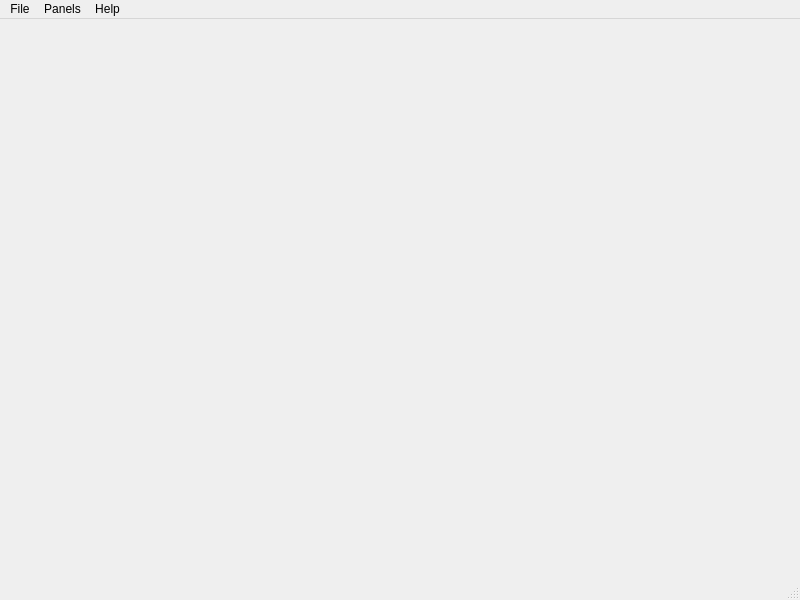
<?xml version="1.0" encoding="UTF-8"?>
<ui version="4.0">
 <class>MainWindow</class>
 <widget class="QMainWindow" name="MainWindow">
  <property name="geometry">
   <rect>
    <x>0</x>
    <y>0</y>
    <width>800</width>
    <height>600</height>
   </rect>
  </property>
  <property name="windowTitle">
   <string>gitManager</string>
  </property>
  <widget class="QWidget" name="centralwidget"/>
  <widget class="QMenuBar" name="menubar">
   <property name="geometry">
    <rect>
     <x>0</x>
     <y>0</y>
     <width>800</width>
     <height>21</height>
    </rect>
   </property>
   <widget class="QMenu" name="menuFile">
    <property name="title">
     <string>File</string>
    </property>
    <addaction name="actionQuit"/>
   </widget>
   <widget class="QMenu" name="menuHelp">
    <property name="title">
     <string>Help</string>
    </property>
    <addaction name="actionAbout"/>
   </widget>
   <widget class="QMenu" name="menuPanels">
    <property name="title">
     <string>Panels</string>
    </property>
   </widget>
   <addaction name="menuFile"/>
   <addaction name="menuPanels"/>
   <addaction name="menuHelp"/>
  </widget>
  <widget class="QStatusBar" name="statusbar"/>
  <action name="actionQuit">
   <property name="text">
    <string>Quit</string>
   </property>
  </action>
  <action name="actionAbout">
   <property name="text">
    <string>About</string>
   </property>
  </action>
  <action name="actionProjects">
   <property name="text">
    <string>Projects</string>
   </property>
  </action>
 </widget>
 <resources>
  <include location="resource/resource.qrc"/>
 </resources>
 <connections/>
</ui>
